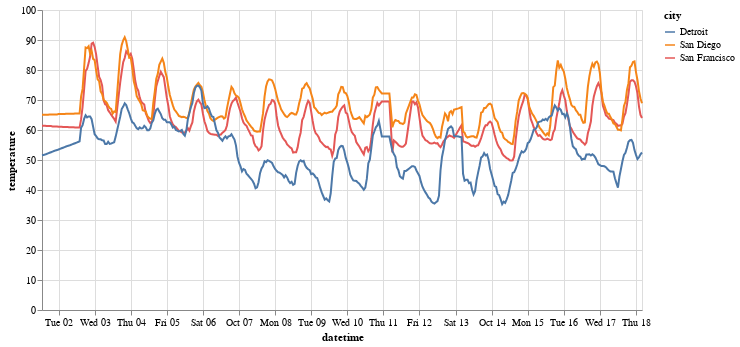

Write notebook code for a chart like this one.
### Markdown cell above
Now that our data is in "long form" instead of "wide form", it will be much easier to plot the data using Altair.  Notice how also a legend appears automatically on the right side, indicating which color corresponds to which city.

Lastly, recall that above we were plotting only the first 400 rows of the DataFrame.  Those first 400 rows contained 400 values for many different cities.  Now each row corresponds to a single city.  Since we have three cities, to produce the same plot, we need to use $3 \cdot 400 = 1200$ rows.

### Code cell
alt.Chart(df[:3*400]).mark_line().encode(
    x="datetime",
    y="temperature",
    color="city",
    tooltip=["city", "temperature"]
).properties(
    width=600
)

### Figure 1 — Vega-Lite specification as saved in the notebook (floating-point values rounded to 4 significant figures; data arrays with more than 128 entries replaced by an {"elided": "..."} marker saying what was removed)
{"config": {"view": {"continuousWidth": 400, "continuousHeight": 300}}, "data": {"name": "data-7b0565e684fca47e73047bbe8570238f"}, "mark": "line", "encoding": {"color": {"field": "city", "type": "nominal"}, "tooltip": [{"field": "city", "type": "nominal"}, {"field": "temperature", "type": "quantitative"}], "x": {"field": "datetime", "type": "temporal"}, "y": {"field": "temperature", "type": "quantitative"}}, "width": 600, "$schema": "https://vega.github.io/schema/vega-lite/v4.17.0.json", "datasets": {"data-7b0565e684fca47e73047bbe8570238f": {"elided": "1200 records"}}}
